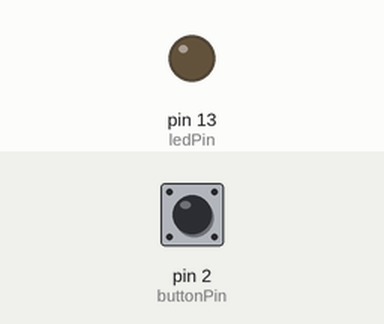
The sketch below on a simulated Arduino Uno, built with avr-gcc and run on an emulated ATmega328P. Shown: output pins drawn as LEDs (lit = HIGH). The test bench sets the inputs (shaded band); at power-on: pin 2 (buttonPin) LOW.

Above: at 1.2 s.
1.3 s: pin 2 (buttonPin) pulled HIGH for 0.15 s
At 1.37 s:
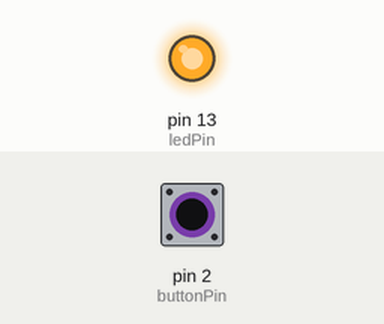
2.9 s: pin 2 (buttonPin) pulled HIGH for 3.2 s
At 6.5 s:
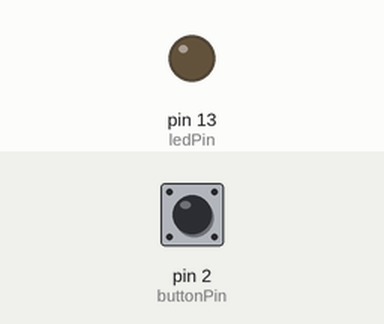
Timing chart, 0 to 8.0 s (numbered marks = the images above; inputs shaded):
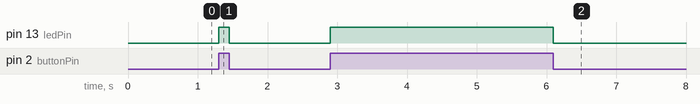

The sketch:

Program_LAB1_2.ino
```cpp
// Definicja pinów
const int ledPin = 13;
const int buttonPin = 2;
void setup() {
// Ustawienie pinu LED jako wyjście
pinMode(ledPin, OUTPUT);
// Ustawienie pinu przycisku jako wejście
pinMode(buttonPin, INPUT);
}
void loop() {
// Odczyt stanu przycisku
int buttonState = digitalRead(buttonPin);
// Sprawdzenie stanu przycisku
if (buttonState == HIGH) {
// Włączenie LED
digitalWrite(ledPin, HIGH);
} else {
// Wyłączenie LED
digitalWrite(ledPin, LOW);
}
}
```

Measured:
- after the input at 1.3 s, pin 13 (ledPin): LOW → HIGH at once, → LOW 0.15 s later
- after the input at 2.9 s, pin 13 (ledPin): LOW → HIGH at once, → LOW 3.2 s later
